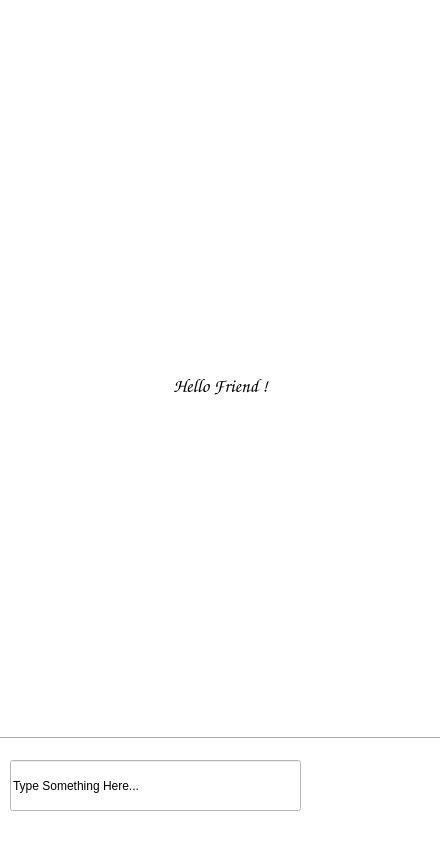
<?xml version="1.0" encoding="UTF-8"?>
<ui version="4.0">
 <class>MainWindow</class>
 <widget class="QMainWindow" name="MainWindow">
  <property name="geometry">
   <rect>
    <x>0</x>
    <y>0</y>
    <width>440</width>
    <height>844</height>
   </rect>
  </property>
  <property name="windowTitle">
   <string>MChat - Chatbot</string>
  </property>
  <property name="windowIcon">
   <iconset>
    <normaloff>Icons window.png</normaloff>Icons window.png</iconset>
  </property>
  <property name="styleSheet">
   <string notr="true">background-color: rgb(255, 255, 255);</string>
  </property>
  <widget class="QWidget" name="centralwidget">
   <widget class="Line" name="line">
    <property name="geometry">
     <rect>
      <x>-20</x>
      <y>730</y>
      <width>471</width>
      <height>16</height>
     </rect>
    </property>
    <property name="orientation">
     <enum>Qt::Horizontal</enum>
    </property>
   </widget>
   <widget class="QLineEdit" name="Msgbox">
    <property name="geometry">
     <rect>
      <x>10</x>
      <y>760</y>
      <width>291</width>
      <height>51</height>
     </rect>
    </property>
    <property name="styleSheet">
     <string notr="true">font: 10pt &quot;Comic Sans MS&quot;;
border-color: rgb(255, 255, 255);</string>
    </property>
    <property name="text">
     <string>Type Something Here...</string>
    </property>
   </widget>
   <widget class="QLabel" name="logo">
    <property name="geometry">
     <rect>
      <x>60</x>
      <y>100</y>
      <width>311</width>
      <height>111</height>
     </rect>
    </property>
    <property name="text">
     <string/>
    </property>
    <property name="pixmap">
     <pixmap>animation_logo.gif</pixmap>
    </property>
    <property name="scaledContents">
     <bool>true</bool>
    </property>
   </widget>
   <widget class="QPushButton" name="micb">
    <property name="geometry">
     <rect>
      <x>370</x>
      <y>760</y>
      <width>50</width>
      <height>50</height>
     </rect>
    </property>
    <property name="text">
     <string/>
    </property>
    <property name="icon">
     <iconset>
      <normaloff>mic button.png</normaloff>mic button.png</iconset>
    </property>
    <property name="iconSize">
     <size>
      <width>48</width>
      <height>48</height>
     </size>
    </property>
    <property name="shortcut">
     <string>Ctrl+M</string>
    </property>
    <property name="checkable">
     <bool>false</bool>
    </property>
    <property name="flat">
     <bool>true</bool>
    </property>
   </widget>
   <widget class="QPushButton" name="sendb">
    <property name="geometry">
     <rect>
      <x>310</x>
      <y>760</y>
      <width>50</width>
      <height>50</height>
     </rect>
    </property>
    <property name="text">
     <string/>
    </property>
    <property name="icon">
     <iconset>
      <normaloff>send (1).png</normaloff>send (1).png</iconset>
    </property>
    <property name="iconSize">
     <size>
      <width>48</width>
      <height>48</height>
     </size>
    </property>
    <property name="shortcut">
     <string>Enter, Return</string>
    </property>
    <property name="checkable">
     <bool>false</bool>
    </property>
    <property name="flat">
     <bool>true</bool>
    </property>
   </widget>
   <widget class="QPushButton" name="Infob">
    <property name="geometry">
     <rect>
      <x>10</x>
      <y>20</y>
      <width>41</width>
      <height>41</height>
     </rect>
    </property>
    <property name="text">
     <string/>
    </property>
    <property name="icon">
     <iconset>
      <normaloff>info.png</normaloff>info.png</iconset>
    </property>
    <property name="iconSize">
     <size>
      <width>30</width>
      <height>30</height>
     </size>
    </property>
    <property name="shortcut">
     <string>Ctrl+I</string>
    </property>
    <property name="checkable">
     <bool>false</bool>
    </property>
    <property name="flat">
     <bool>true</bool>
    </property>
   </widget>
   <widget class="QLabel" name="line2">
    <property name="geometry">
     <rect>
      <x>-470</x>
      <y>830</y>
      <width>954</width>
      <height>23</height>
     </rect>
    </property>
    <property name="text">
     <string/>
    </property>
    <property name="pixmap">
     <pixmap>line.png</pixmap>
    </property>
   </widget>
   <widget class="QLabel" name="line1">
    <property name="geometry">
     <rect>
      <x>-450</x>
      <y>-10</y>
      <width>954</width>
      <height>23</height>
     </rect>
    </property>
    <property name="text">
     <string/>
    </property>
    <property name="pixmap">
     <pixmap>line.png</pixmap>
    </property>
   </widget>
   <widget class="QLabel" name="sgbo">
    <property name="geometry">
     <rect>
      <x>70</x>
      <y>230</y>
      <width>321</width>
      <height>271</height>
     </rect>
    </property>
    <property name="text">
     <string/>
    </property>
    <property name="pixmap">
     <pixmap>sgbox.png</pixmap>
    </property>
    <property name="scaledContents">
     <bool>false</bool>
    </property>
   </widget>
   <widget class="QLabel" name="replyb">
    <property name="geometry">
     <rect>
      <x>80</x>
      <y>320</y>
      <width>281</width>
      <height>131</height>
     </rect>
    </property>
    <property name="palette">
     <palette>
      <active>
       <colorrole role="WindowText">
        <brush brushstyle="SolidPattern">
         <color alpha="255">
          <red>0</red>
          <green>0</green>
          <blue>0</blue>
         </color>
        </brush>
       </colorrole>
       <colorrole role="Button">
        <brush brushstyle="SolidPattern">
         <color alpha="255">
          <red>255</red>
          <green>255</green>
          <blue>255</blue>
         </color>
        </brush>
       </colorrole>
       <colorrole role="Text">
        <brush brushstyle="SolidPattern">
         <color alpha="255">
          <red>0</red>
          <green>0</green>
          <blue>0</blue>
         </color>
        </brush>
       </colorrole>
       <colorrole role="ButtonText">
        <brush brushstyle="SolidPattern">
         <color alpha="255">
          <red>0</red>
          <green>0</green>
          <blue>0</blue>
         </color>
        </brush>
       </colorrole>
       <colorrole role="Base">
        <brush brushstyle="SolidPattern">
         <color alpha="255">
          <red>255</red>
          <green>255</green>
          <blue>255</blue>
         </color>
        </brush>
       </colorrole>
       <colorrole role="Window">
        <brush brushstyle="SolidPattern">
         <color alpha="255">
          <red>255</red>
          <green>255</green>
          <blue>255</blue>
         </color>
        </brush>
       </colorrole>
      </active>
      <inactive>
       <colorrole role="WindowText">
        <brush brushstyle="SolidPattern">
         <color alpha="255">
          <red>0</red>
          <green>0</green>
          <blue>0</blue>
         </color>
        </brush>
       </colorrole>
       <colorrole role="Button">
        <brush brushstyle="SolidPattern">
         <color alpha="255">
          <red>255</red>
          <green>255</green>
          <blue>255</blue>
         </color>
        </brush>
       </colorrole>
       <colorrole role="Text">
        <brush brushstyle="SolidPattern">
         <color alpha="255">
          <red>0</red>
          <green>0</green>
          <blue>0</blue>
         </color>
        </brush>
       </colorrole>
       <colorrole role="ButtonText">
        <brush brushstyle="SolidPattern">
         <color alpha="255">
          <red>0</red>
          <green>0</green>
          <blue>0</blue>
         </color>
        </brush>
       </colorrole>
       <colorrole role="Base">
        <brush brushstyle="SolidPattern">
         <color alpha="255">
          <red>255</red>
          <green>255</green>
          <blue>255</blue>
         </color>
        </brush>
       </colorrole>
       <colorrole role="Window">
        <brush brushstyle="SolidPattern">
         <color alpha="255">
          <red>255</red>
          <green>255</green>
          <blue>255</blue>
         </color>
        </brush>
       </colorrole>
      </inactive>
      <disabled>
       <colorrole role="WindowText">
        <brush brushstyle="SolidPattern">
         <color alpha="255">
          <red>0</red>
          <green>0</green>
          <blue>0</blue>
         </color>
        </brush>
       </colorrole>
       <colorrole role="Button">
        <brush brushstyle="SolidPattern">
         <color alpha="255">
          <red>255</red>
          <green>255</green>
          <blue>255</blue>
         </color>
        </brush>
       </colorrole>
       <colorrole role="Text">
        <brush brushstyle="SolidPattern">
         <color alpha="255">
          <red>0</red>
          <green>0</green>
          <blue>0</blue>
         </color>
        </brush>
       </colorrole>
       <colorrole role="ButtonText">
        <brush brushstyle="SolidPattern">
         <color alpha="255">
          <red>0</red>
          <green>0</green>
          <blue>0</blue>
         </color>
        </brush>
       </colorrole>
       <colorrole role="Base">
        <brush brushstyle="SolidPattern">
         <color alpha="255">
          <red>255</red>
          <green>255</green>
          <blue>255</blue>
         </color>
        </brush>
       </colorrole>
       <colorrole role="Window">
        <brush brushstyle="SolidPattern">
         <color alpha="255">
          <red>255</red>
          <green>255</green>
          <blue>255</blue>
         </color>
        </brush>
       </colorrole>
      </disabled>
     </palette>
    </property>
    <property name="font">
     <font>
      <family>Comic Sans MS</family>
      <pointsize>14</pointsize>
      <weight>75</weight>
      <bold>true</bold>
     </font>
    </property>
    <property name="styleSheet">
     <string notr="true">color: rgb(0, 0, 0);</string>
    </property>
    <property name="lineWidth">
     <number>0</number>
    </property>
    <property name="text">
     <string>Hello Friend !</string>
    </property>
    <property name="alignment">
     <set>Qt::AlignCenter</set>
    </property>
    <property name="wordWrap">
     <bool>true</bool>
    </property>
    <property name="margin">
     <number>6</number>
    </property>
    <property name="indent">
     <number>2</number>
    </property>
   </widget>
   <widget class="QPushButton" name="info2b">
    <property name="geometry">
     <rect>
      <x>10</x>
      <y>690</y>
      <width>121</width>
      <height>41</height>
     </rect>
    </property>
    <property name="text">
     <string/>
    </property>
    <property name="icon">
     <iconset>
      <normaloff>b1.png</normaloff>b1.png</iconset>
    </property>
    <property name="iconSize">
     <size>
      <width>115</width>
      <height>45</height>
     </size>
    </property>
    <property name="flat">
     <bool>true</bool>
    </property>
   </widget>
   <widget class="QPushButton" name="exitb">
    <property name="geometry">
     <rect>
      <x>320</x>
      <y>690</y>
      <width>131</width>
      <height>41</height>
     </rect>
    </property>
    <property name="text">
     <string/>
    </property>
    <property name="icon">
     <iconset>
      <normaloff>b3.png</normaloff>b3.png</iconset>
    </property>
    <property name="iconSize">
     <size>
      <width>160</width>
      <height>40</height>
     </size>
    </property>
    <property name="flat">
     <bool>true</bool>
    </property>
   </widget>
   <widget class="QPushButton" name="tra">
    <property name="geometry">
     <rect>
      <x>160</x>
      <y>690</y>
      <width>141</width>
      <height>41</height>
     </rect>
    </property>
    <property name="text">
     <string/>
    </property>
    <property name="icon">
     <iconset>
      <normaloff>b2.png</normaloff>b2.png</iconset>
    </property>
    <property name="iconSize">
     <size>
      <width>140</width>
      <height>90</height>
     </size>
    </property>
    <property name="flat">
     <bool>true</bool>
    </property>
   </widget>
  </widget>
  <widget class="QMenuBar" name="menubar">
   <property name="geometry">
    <rect>
     <x>0</x>
     <y>0</y>
     <width>440</width>
     <height>26</height>
    </rect>
   </property>
  </widget>
 </widget>
 <resources/>
 <connections/>
</ui>
